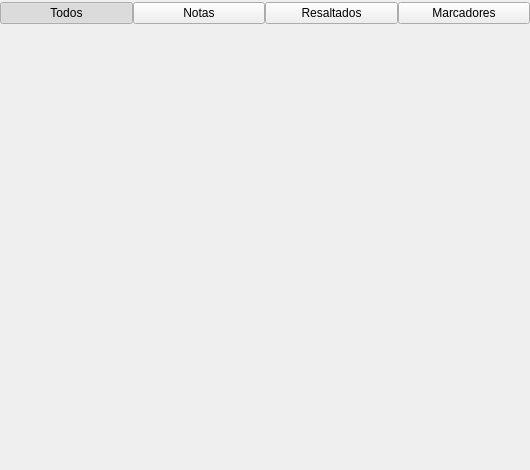
<?xml version="1.0" encoding="UTF-8"?>
<ui version="4.0">
 <class>ViewerAnnotationsList</class>
 <widget class="QWidget" name="ViewerAnnotationsList">
  <property name="geometry">
   <rect>
    <x>0</x>
    <y>0</y>
    <width>530</width>
    <height>470</height>
   </rect>
  </property>
  <property name="minimumSize">
   <size>
    <width>530</width>
    <height>470</height>
   </size>
  </property>
  <property name="maximumSize">
   <size>
    <width>530</width>
    <height>470</height>
   </size>
  </property>
  <property name="windowTitle">
   <string>Form</string>
  </property>
  <property name="styleSheet">
   <string notr="true"/>
  </property>
  <layout class="QVBoxLayout" name="verticalLayout_2">
   <property name="spacing">
    <number>0</number>
   </property>
   <property name="margin">
    <number>0</number>
   </property>
   <item>
    <widget class="QWidget" name="annotationActions" native="true">
     <layout class="QHBoxLayout" name="horizontalLayout_2">
      <property name="spacing">
       <number>0</number>
      </property>
      <property name="leftMargin">
       <number>0</number>
      </property>
      <property name="topMargin">
       <number>2</number>
      </property>
      <property name="rightMargin">
       <number>0</number>
      </property>
      <property name="bottomMargin">
       <number>0</number>
      </property>
      <item>
       <widget class="QPushButton" name="allAnnotationsBtn">
        <property name="sizePolicy">
         <sizepolicy hsizetype="Expanding" vsizetype="Fixed">
          <horstretch>0</horstretch>
          <verstretch>0</verstretch>
         </sizepolicy>
        </property>
        <property name="text">
         <string>Todos</string>
        </property>
        <property name="checkable">
         <bool>true</bool>
        </property>
        <property name="checked">
         <bool>true</bool>
        </property>
       </widget>
      </item>
      <item>
       <widget class="QPushButton" name="notesAnnotationsBtn">
        <property name="sizePolicy">
         <sizepolicy hsizetype="Expanding" vsizetype="Fixed">
          <horstretch>0</horstretch>
          <verstretch>0</verstretch>
         </sizepolicy>
        </property>
        <property name="focusPolicy">
         <enum>Qt::NoFocus</enum>
        </property>
        <property name="text">
         <string>Notas</string>
        </property>
        <property name="checkable">
         <bool>true</bool>
        </property>
       </widget>
      </item>
      <item>
       <widget class="QPushButton" name="highlightedAnnotationsBtn">
        <property name="sizePolicy">
         <sizepolicy hsizetype="Expanding" vsizetype="Fixed">
          <horstretch>0</horstretch>
          <verstretch>0</verstretch>
         </sizepolicy>
        </property>
        <property name="focusPolicy">
         <enum>Qt::NoFocus</enum>
        </property>
        <property name="text">
         <string>Resaltados</string>
        </property>
        <property name="checkable">
         <bool>true</bool>
        </property>
       </widget>
      </item>
      <item>
       <widget class="QPushButton" name="bookmarksAnnotationsBtn">
        <property name="sizePolicy">
         <sizepolicy hsizetype="Expanding" vsizetype="Fixed">
          <horstretch>0</horstretch>
          <verstretch>0</verstretch>
         </sizepolicy>
        </property>
        <property name="focusPolicy">
         <enum>Qt::NoFocus</enum>
        </property>
        <property name="text">
         <string>Marcadores</string>
        </property>
        <property name="checkable">
         <bool>true</bool>
        </property>
       </widget>
      </item>
     </layout>
    </widget>
   </item>
   <item>
    <widget class="QWidget" name="annotationsCont" native="true">
     <property name="sizePolicy">
      <sizepolicy hsizetype="Preferred" vsizetype="Fixed">
       <horstretch>0</horstretch>
       <verstretch>0</verstretch>
      </sizepolicy>
     </property>
     <layout class="QVBoxLayout" name="verticalLayout_3">
      <property name="spacing">
       <number>0</number>
      </property>
      <property name="margin">
       <number>0</number>
      </property>
      <item>
       <widget class="ViewerAnnotationItem" name="Annotation1" native="true"/>
      </item>
      <item>
       <widget class="ViewerAnnotationItem" name="Annotation2" native="true"/>
      </item>
      <item>
       <widget class="ViewerAnnotationItem" name="Annotation3" native="true"/>
      </item>
      <item>
       <widget class="ViewerAnnotationItem" name="Annotation4" native="true"/>
      </item>
     </layout>
    </widget>
   </item>
   <item>
    <spacer name="verticalSpacer">
     <property name="orientation">
      <enum>Qt::Vertical</enum>
     </property>
     <property name="sizeHint" stdset="0">
      <size>
       <width>20</width>
       <height>40</height>
      </size>
     </property>
    </spacer>
   </item>
  </layout>
 </widget>
 <customwidgets>
  <customwidget>
   <class>ViewerAnnotationItem</class>
   <extends>QWidget</extends>
   <header>ViewerAnnotationItem.h</header>
   <container>1</container>
  </customwidget>
 </customwidgets>
 <resources/>
 <connections/>
</ui>
